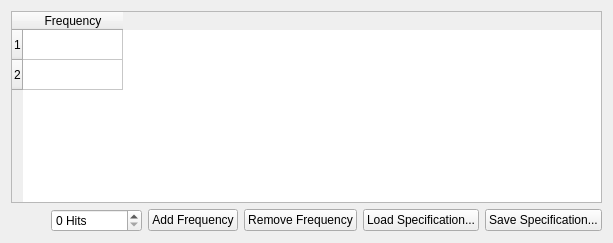
            <widget class="QWidget" name="breakpoint_tab">
             <attribute name="title">
              <string>Breakpoint Table</string>
             </attribute>
             <layout class="QVBoxLayout" name="verticalLayout_22">
              <item>
               <widget class="QTableWidget" name="breakpoint_table">
                <property name="toolTip">
                 <string>&lt;html&gt;&lt;head/&gt;&lt;body&gt;&lt;p&gt;&lt;span style=&quot; font-weight:600;&quot;&gt;Breakpoint Table&lt;/span&gt;&lt;/p&gt;&lt;p&gt;This table includes frequency breakpoints and SRS values for the specification.&lt;/p&gt;&lt;/body&gt;&lt;/html&gt;</string>
                </property>
                <property name="selectionMode">
                 <enum>QAbstractItemView::SingleSelection</enum>
                </property>
                <row>
                 <property name="text">
                  <string>1</string>
                 </property>
                </row>
                <row>
                 <property name="text">
                  <string>2</string>
                 </property>
                </row>
                <column>
                 <property name="text">
                  <string>Frequency</string>
                 </property>
                </column>
               </widget>
              </item>
              <item>
               <layout class="QHBoxLayout" name="spec_buttons_layout">
                <item>
                 <spacer name="spec_buttons_spacer">
                  <property name="orientation">
                   <enum>Qt::Horizontal</enum>
                  </property>
                  <property name="sizeHint" stdset="0">
                   <size>
                    <width>40</width>
                    <height>20</height>
                   </size>
                  </property>
                 </spacer>
                </item>
                <item>
                 <widget class="QSpinBox" name="num_hits_spinbox">
                  <property name="toolTip">
                   <string>&lt;html&gt;&lt;head/&gt;&lt;body&gt;&lt;p&gt;&lt;span style=&quot; font-weight:600;&quot;&gt;Number of Hits&lt;/span&gt;&lt;/p&gt;&lt;p&gt;Specifies the number of hits at full level that should be applied to the test article.&lt;/p&gt;&lt;/body&gt;&lt;/html&gt;</string>
                  </property>
                  <property name="suffix">
                   <string> Hits</string>
                  </property>
                  <property name="maximum">
                   <number>1000000</number>
                  </property>
                 </widget>
                </item>
                <item>
                 <widget class="QPushButton" name="add_breakpoint_button">
                  <property name="toolTip">
                   <string>&lt;html&gt;&lt;head/&gt;&lt;body&gt;&lt;p&gt;&lt;span style=&quot; font-weight:600;&quot;&gt;Add Frequency&lt;/span&gt;&lt;/p&gt;&lt;p&gt;Adds a frequency breakpoint to the specification table.&lt;/p&gt;&lt;/body&gt;&lt;/html&gt;</string>
                  </property>
                  <property name="text">
                   <string>Add Frequency</string>
                  </property>
                 </widget>
                </item>
                <item>
                 <widget class="QPushButton" name="remove_breakpoint_button">
                  <property name="toolTip">
                   <string>&lt;html&gt;&lt;head/&gt;&lt;body&gt;&lt;p&gt;&lt;span style=&quot; font-weight:600;&quot;&gt;Remove Frequency&lt;/span&gt;&lt;/p&gt;&lt;p&gt;Removes the selected frequency breakpoint from the specification table.&lt;/p&gt;&lt;/body&gt;&lt;/html&gt;</string>
                  </property>
                  <property name="text">
                   <string>Remove Frequency</string>
                  </property>
                 </widget>
                </item>
                <item>
                 <widget class="QPushButton" name="load_breakpoints_button">
                  <property name="toolTip">
                   <string>&lt;html&gt;&lt;head/&gt;&lt;body&gt;&lt;p&gt;&lt;span style=&quot; font-weight:600;&quot;&gt;Load Specification&lt;/span&gt;&lt;/p&gt;&lt;p&gt;Loads specification data from a file.&lt;/p&gt;&lt;/body&gt;&lt;/html&gt;</string>
                  </property>
                  <property name="text">
                   <string>Load Specification...</string>
                  </property>
                 </widget>
                </item>
                <item>
                 <widget class="QPushButton" name="save_breakpoint_button">
                  <property name="toolTip">
                   <string>&lt;html&gt;&lt;head/&gt;&lt;body&gt;&lt;p&gt;&lt;span style=&quot; font-weight:600;&quot;&gt;Save Specification&lt;/span&gt;&lt;/p&gt;&lt;p&gt;Saves specification data to a file.&lt;/p&gt;&lt;/body&gt;&lt;/html&gt;</string>
                  </property>
                  <property name="text">
                   <string>Save Specification...</string>
                  </property>
                 </widget>
                </item>
               </layout>
              </item>
             </layout>
            </widget>
